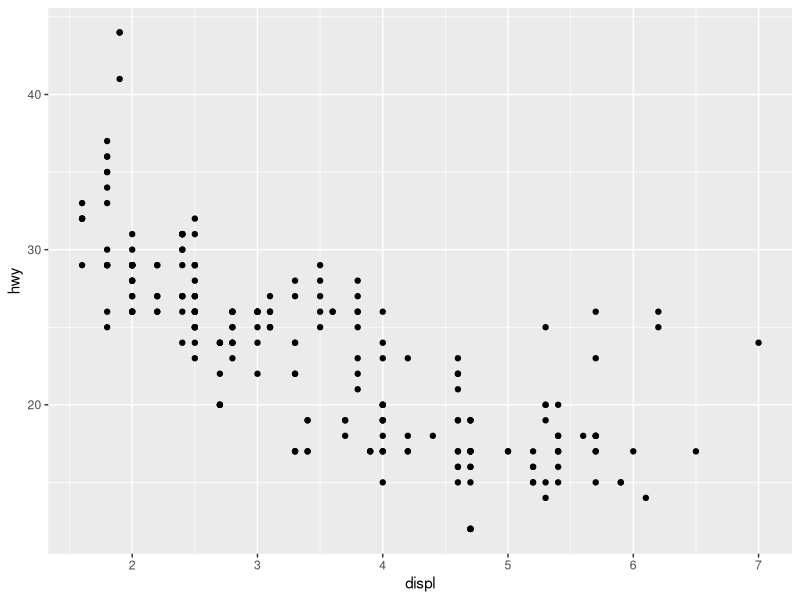
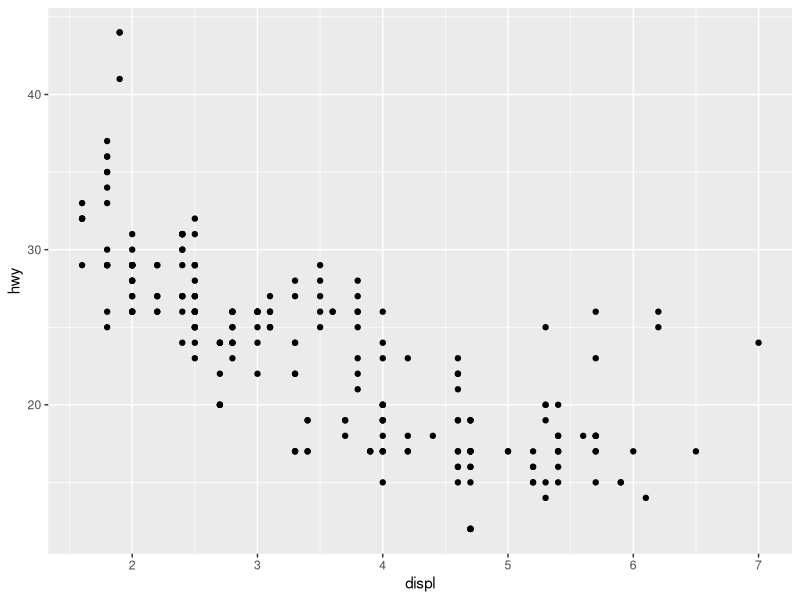
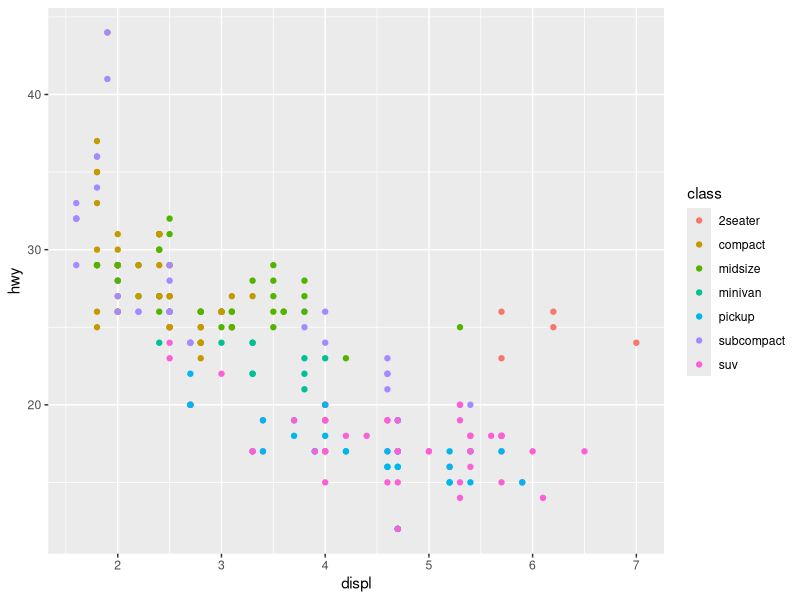
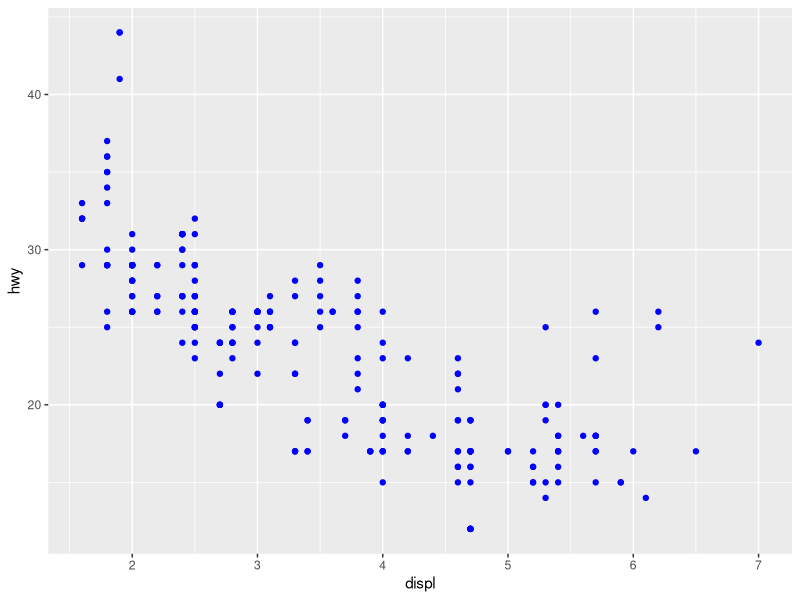
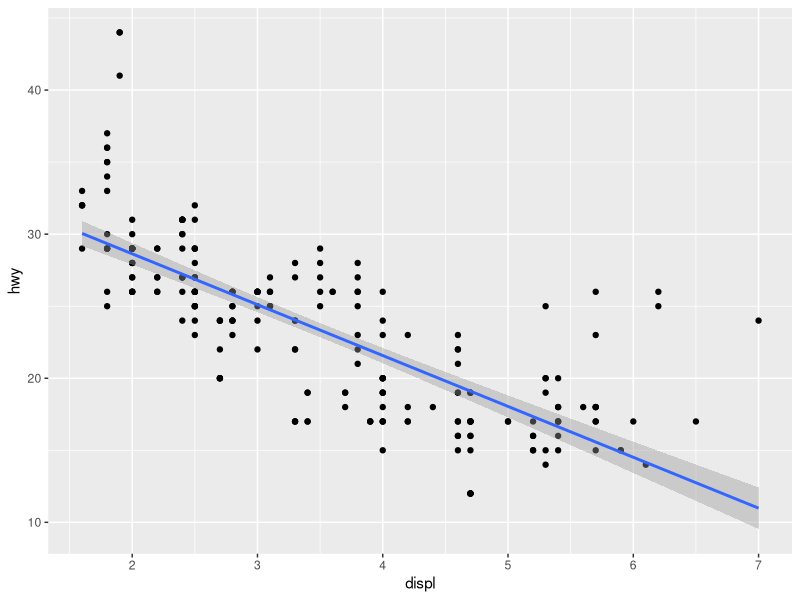
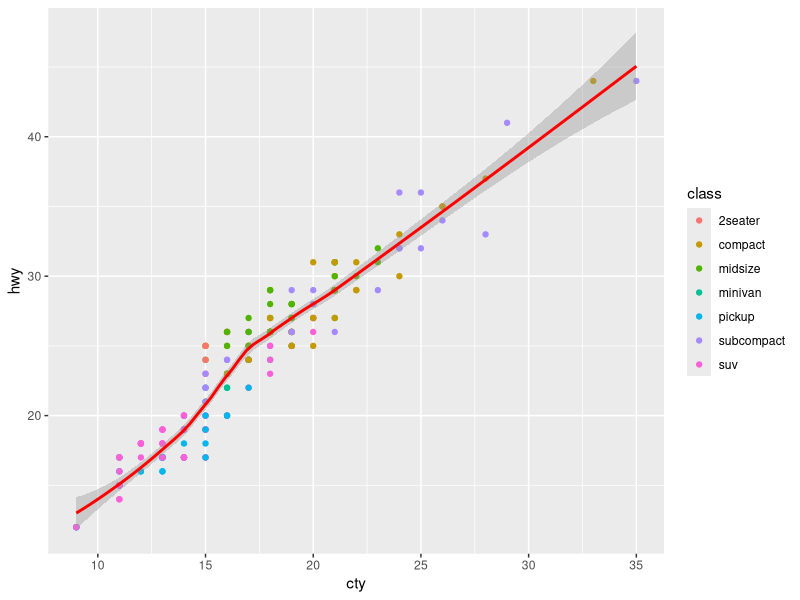
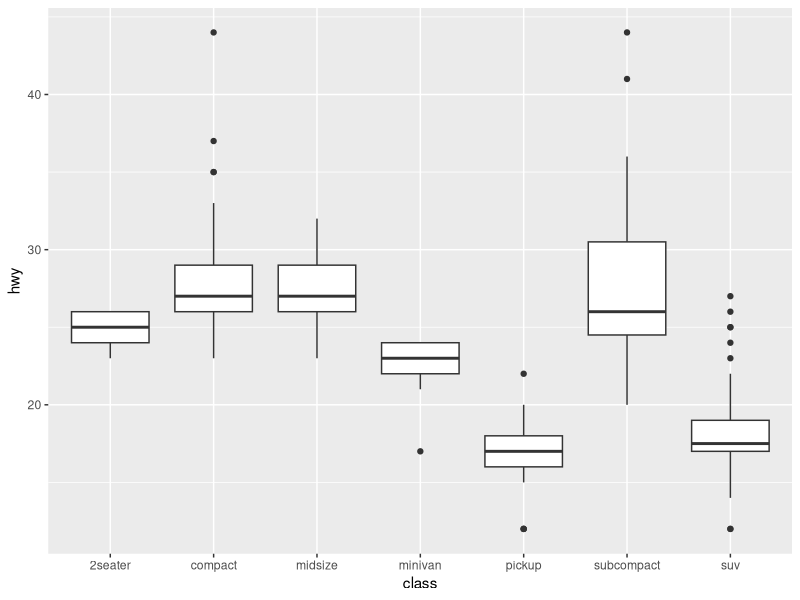
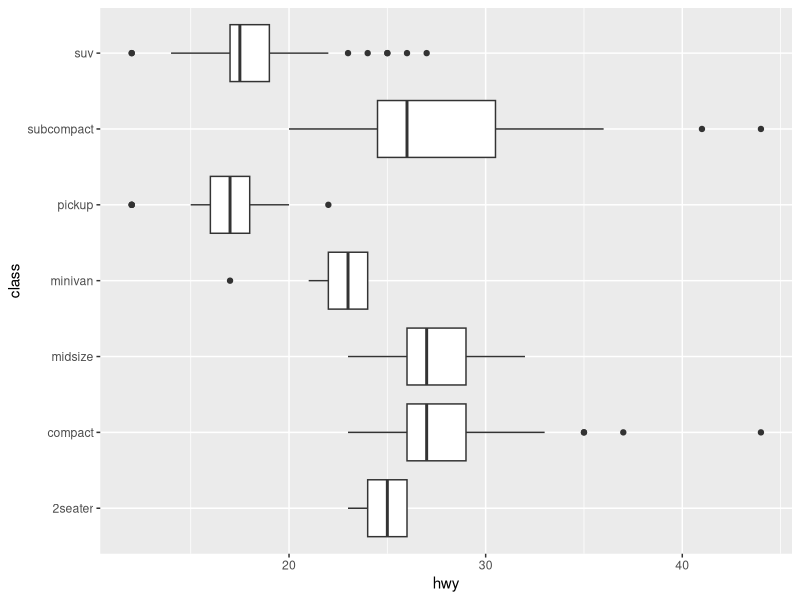

The R script that drew these images, in order: (Note: this script raises an error after producing the figures.)
## ---- chunk 1
knitr::opts_chunk$set(echo = TRUE)
## ---- chunk 2
library(tidyverse)
## ---- chunk 3
glimpse(mpg)
## ---- chunk 4
ggplot(data = mpg) +
  geom_point(mapping = aes(x = displ, y = hwy))
## ---- chunk 5
mpg %>%
  ggplot(aes(displ, hwy)) +
  geom_point()
## ---- chunk 6
mpg %>% 
  ggplot(aes(displ, hwy, colour = class)) +
  geom_point()
## ---- chunk 7
mpg %>% 
  ggplot(aes(displ, hwy)) +
  geom_point(colour = "blue")
## ---- chunk 8
mpg %>% 
  ggplot(aes(displ, hwy)) +
  geom_point() +
  geom_smooth(method = "lm")
## ---- chunk 9
mpg %>%
  ggplot(aes(cty, hwy)) +
  geom_point(aes(colour = class)) +
  geom_smooth(colour = "red")
## ---- chunk 10
# Before
mpg %>% 
  ggplot(aes(class, hwy)) +
  geom_boxplot()
## ---- chunk 11
# After
mpg %>% 
  ggplot(aes(class, hwy)) +
  geom_boxplot() +
  coord_flip()
## ---- chunk 12
mpg %>% 
  ggplot(aes(displ, hwy)) +
  geom_point() +
  facet_wrap(~ class)
## ---- chunk 13
mpg %>% 
  ggplot(aes(displ, hwy)) +
  geom_point() +
  facet_grid(drv ~ cyl)
## ---- chunk 14
mpg %>%
  ggplot(aes(displ, hwy, colour = class)) +
  geom_point() +
  theme_minimal()
## ---- chunk 15
mpg %>%
  ggplot(aes(displ, hwy, colour = class)) +
  geom_point() +
  theme_minimal() +
  scale_colour_viridis_d()
## ---- chunk 16
mpg %>%
  ggplot(aes(displ, hwy, colour = class)) +
  geom_point() +
  theme_minimal() +
  scale_colour_viridis_d() +
  labs(
    title = "Fuel economy as a function of engine size",
    x = "Engine displacement (L.)",
    y = "Fuel efficiency on the highway (mpg.)",
    colour = "Car type"
  )
## ---- chunk 17
mpg %>%
  ggplot(aes(displ, hwy)) +
  geom_point()
  
ggsave("output/plot.png")
## ---- chunk 18
glimpse(diamonds)
## ---- chunk 19
knitr::include_graphics("exercises/exercise-1.png")
## ---- chunk 20
knitr::include_graphics("exercises/exercise-2.png")
## ---- chunk 21
# Create the plot here
